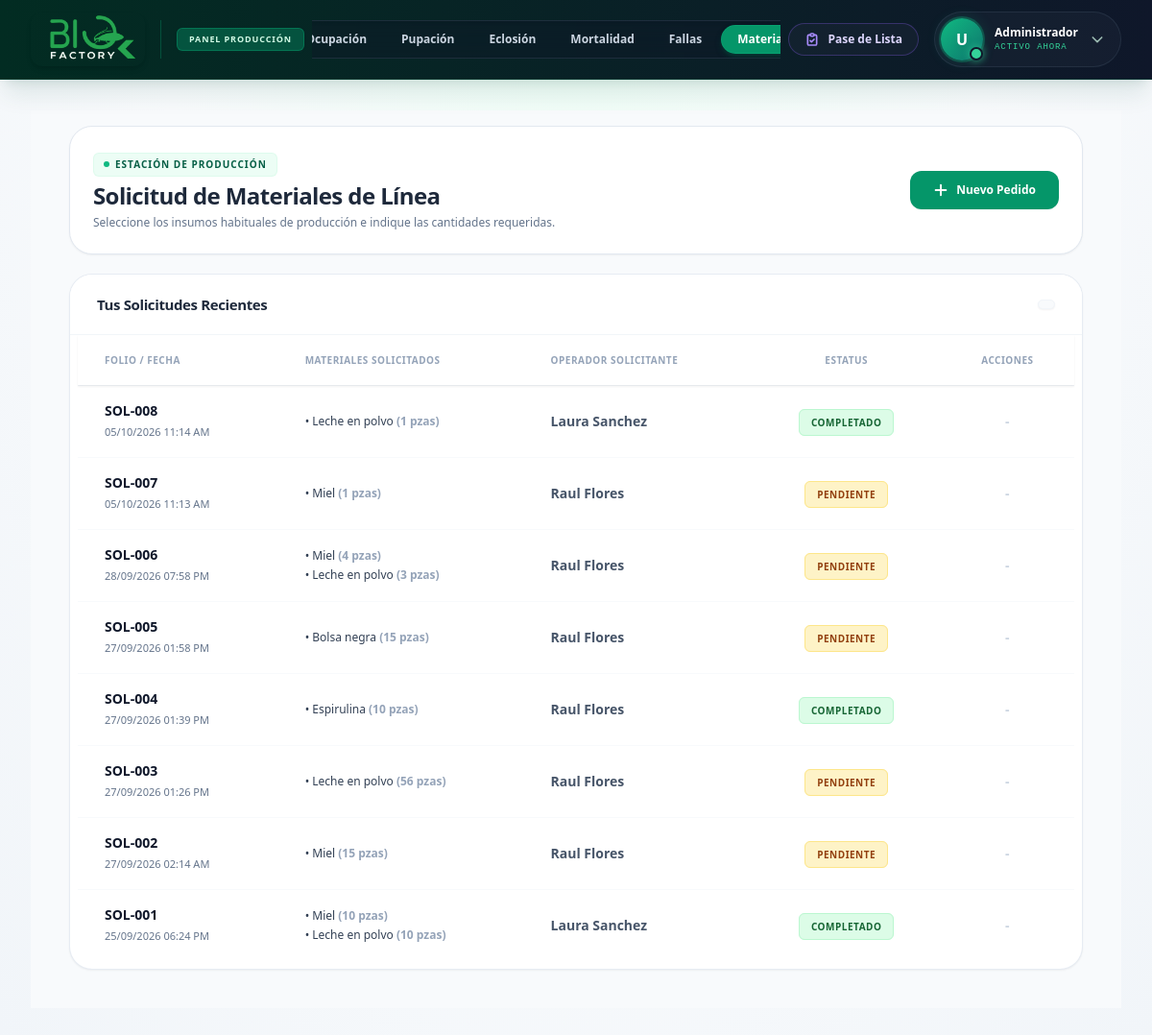
The page /piso/chrysopa/materiales on the database its author committed.
### tables this page shows
CREATE TABLE USUARIOS (
    id_usuario INTEGER PRIMARY KEY AUTOINCREMENT,
    id_area INTEGER,
    nombre_usuario VARCHAR(150) NOT NULL,
    puesto VARCHAR(100),
    nip_firma VARCHAR(50)
, estatus TEXT DEFAULT 'Activo');

CREATE TABLE "SOLICITUDES_MATERIAL" (
    "id_solicitud" INTEGER PRIMARY KEY AUTOINCREMENT,
    "id_area_solicitante" INTEGER,
    "id_operador" INTEGER,
    "fecha_solicitud" DATETIME DEFAULT CURRENT_TIMESTAMP,
    "estatus" TEXT
);

CREATE TABLE MATERIALES (

    id_material INTEGER PRIMARY KEY AUTOINCREMENT,

    id_area INTEGER,

    nombre_material VARCHAR(150) NOT NULL,

    presentacion VARCHAR(100)

);

### routes/prod_chrysopa.py (the view)
@prod_chrysopa_bp.route('/materiales')
def materiales():
    mis_solicitudes = []
    try:
        conn = get_db_connection()
        cursor = conn.cursor()
        cursor.execute("""
            SELECT SM.id_solicitud, SM.fecha_solicitud, SM.estatus, U.nombre_usuario, M.nombre_material, SD.cantidad_solicitada
            FROM SOLICITUDES_MATERIAL SM
            JOIN USUARIOS U ON SM.id_operador = U.id_usuario
            JOIN SOLICITUDES_DETALLE SD ON SM.id_solicitud = SD.id_solicitud
            JOIN MATERIALES M ON SD.id_material = M.id_material
            ORDER BY SM.id_solicitud DESC
        """)
        filas = cursor.fetchall()
        solicitudes_dict = {}
        for fila in filas:
            id_sol = fila['id_solicitud']
            if id_sol not in solicitudes_dict:
                fecha_formateada = fila['fecha_solicitud']
                if fecha_formateada:
                    try:
                        dt = datetime.strptime(fecha_formateada, '%Y-%m-%d %H:%M:%S')
                        fecha_formateada = dt.strftime('%d/%m/%Y %I:%M %p')
                    except ValueError:
                        pass
                solicitudes_dict[id_sol] = {
                    'id_solicitud': id_sol,
                    'fecha_solicitud': fecha_formateada,
                    'estatus': fila['estatus'],
                    'nombre_usuario': fila['nombre_usuario'],
                    'materiales': []
                }
            solicitudes_dict[id_sol]['materiales'].append({
                'nombre_material': fila['nombre_material'],
                'cantidad': fila['cantidad_solicitada']
            })
        mis_solicitudes = list(solicitudes_dict.values())
        conn.close()
    except Exception as e:
        print("Error al cargar materiales:", e)
    return render_template('produccion/materiales.html', origen='chrysopa', mis_solicitudes=mis_solicitudes)

### routes/prod_chrysopa.py (called while the page is built)
def get_db_connection():
    conn = sqlite3.connect('Bd_SIO-AGRO.db', isolation_level=None)
    conn.row_factory = sqlite3.Row
    return conn

### templates/produccion/materiales.html (shortened to what this page needs)
{% extends "produccion/base_produc.html" %}
{% block navbar_menu %}
<div class="flex items-center gap-1 p-1 bg-slate-900/40 rounded-full border border-slate-700/50 backdrop-blur-md shadow-inner">
    {% if origen == 'catopar' %}
        <a href="{{ url_for('prod_catopar.pre') }}" class="flex items-center gap-1.5 px-3 sm:px-4 py-1.5 rounded-full text-[11px] sm:text-xs font-bold text-slate-300 hover:text-white hover:bg-slate-700/50 transition-all whitespace-nowrap">
            Pre-Parasitismo
        </a>
        <a href="{{ url_for('prod_catopar.post') }}" class="flex items-center gap-1.5 px-3 sm:px-4 py-1.5 rounded-full text-[11px] sm:text-xs font-bold text-slate-300 hover:text-white hover:bg-slate-700/50 transition-all whitespace-nowrap">
            Post-Parasitismo
        </a>
        <a href="{{ url_for('prod_catopar.materiales') }}" class="flex items-center gap-1.5 px-3 sm:px-4 py-1.5 rounded-full text-[11px] sm:text-xs font-bold text-white bg-blue-600 shadow-md shadow-blue-900/50 border border-blue-500/30 transition-all cursor-default whitespace-nowrap">
            Solicitar Material
        </a>
    <!-- ==============================================
         MENÚ PARA CHRYSOPA (Tema Esmeralda)
         ============================================== -->
    {% elif origen == 'chrysopa' %}
        <a href="{{ url_for('prod_chrysopa.ocupacion') }}" class="flex items-center gap-1.5 px-3 sm:px-4 py-1.5 rounded-full text-[11px] sm:text-xs font-bold text-slate-300 hover:text-white hover:bg-slate-700/50 transition-all whitespace-nowrap">
            Ocupación
        </a>
        <a href="{{ url_for('prod_chrysopa.pupacion') }}" class="flex items-center gap-1.5 px-3 sm:px-4 py-1.5 rounded-full text-[11px] sm:text-xs font-bold text-slate-300 hover:text-white hover:bg-slate-700/50 transition-all whitespace-nowrap">
            Pupación
        </a>
        <a href="{{ url_for('prod_chrysopa.eclosion') }}" class="flex items-center gap-1.5 px-3 sm:px-4 py-1.5 rounded-full text-[11px] sm:text-xs font-bold text-slate-300 hover:text-white hover:bg-slate-700/50 transition-all whitespace-nowrap">
            Eclosión
        </a>
        <a href="{{ url_for('prod_chrysopa.mortalidad') }}" class="flex items-center gap-1.5 px-3 sm:px-4 py-1.5 rounded-full text-[11px] sm:text-xs font-bold text-slate-300 hover:text-white hover:bg-slate-700/50 transition-all whitespace-nowrap">
            Mortalidad
        </a>
        <a href="{{ url_for('prod_chrysopa.fallas') }}" class="flex items-center gap-1.5 px-3 sm:px-4 py-1.5 rounded-full text-[11px] sm:text-xs font-bold text-slate-300 hover:text-white hover:bg-slate-700/50 transition-all whitespace-nowrap">
            Fallas
        </a>
        <a href="{{ url_for('prod_chrysopa.materiales') }}" class="flex items-center gap-1.5 px-3 sm:px-4 py-1.5 rounded-full text-[11px] sm:text-xs font-bold text-white bg-emerald-600 shadow-md shadow-emerald-900/50 border border-emerald-500/30 transition-all cursor-default whitespace-nowrap">
            Material
        </a>
    {% endif %}
</div>
{% endblock %}
{% block content %}
    <main class="flex-1 overflow-y-auto px-6 pt-4 pb-10 lg:px-10 bg-slate-50">
        <div class="max-w-[1200px] mx-auto space-y-5">
            <div class="bg-white border border-slate-200 p-5 md:p-6 rounded-3xl shadow-sm flex flex-col sm:flex-row justify-between items-start sm:items-center gap-4">
                <div>
                    <div class="inline-flex items-center gap-1.5 px-2.5 py-1 rounded-md {% if origen == 'catopar' %}bg-blue-50 text-blue-800 border-blue-100/50{% else %}bg-emerald-50 text-emerald-800 border-emerald-100/50{% endif %} border text-[10px] font-bold tracking-widest uppercase mb-1">
                        <div class="w-1.5 h-1.5 rounded-full {% if origen == 'catopar' %}bg-blue-500{% else %}bg-emerald-500{% endif %}"></div>
                        Estación de Producción
                    </div>
                    <h1 class="text-2xl font-black text-slate-800 tracking-tight mb-1">Solicitud de Materiales de Línea</h1>
                    <p class="text-xs text-slate-500 font-medium">Seleccione los insumos habituales de producción e indique las cantidades requeridas.</p>
                </div>
                <button type="button" onclick="abrirModalNuevo()" class="{% if origen == 'catopar' %}bg-[#2563eb] hover:bg-[#1d4ed8]{% else %}bg-[#059669] hover:bg-[#047857]{% endif %} text-white text-xs font-bold py-3 px-6 rounded-xl shadow-sm transition-colors flex items-center gap-2 whitespace-nowrap">
                    <svg class="w-4 h-4 font-bold" fill="none" stroke="currentColor" viewBox="0 0 24 24"><path stroke-linecap="round" stroke-linejoin="round" stroke-width="3" d="M12 4v16m8-8H4"></path></svg>
                    Nuevo Pedido
                </button>
            </div>
            <div class="bg-white rounded-3xl shadow-sm border border-slate-200/80 overflow-hidden mt-6">
                <div class="bg-white px-7 py-5 border-b border-slate-100 flex justify-between items-center">
                    <h2 class="text-[15px] font-bold text-slate-800 tracking-tight">Tus Solicitudes Recientes</h2>
                    <span class="text-[10px] text-slate-400 font-mono bg-slate-50 border border-slate-100 px-2 py-1 rounded-md shadow-sm"></span>
                </div>
                <div class="overflow-x-auto table-container px-2 pb-2">
                    <table class="min-w-full text-sm">
                        <thead class="bg-white sticky top-0 z-10 shadow-sm">
                            <tr>
                                <th class="px-7 py-4 text-left font-extrabold text-slate-400 uppercase tracking-wider text-[10px] border-b border-slate-100">Folio / Fecha</th>
                                <th class="px-7 py-4 text-left font-extrabold text-slate-400 uppercase tracking-wider text-[10px] border-b border-slate-100">Materiales Solicitados</th>
                                <th class="px-7 py-4 text-left font-extrabold text-slate-400 uppercase tracking-wider text-[10px] border-b border-slate-100">Operador Solicitante</th>
                                <th class="px-7 py-4 text-center font-extrabold text-slate-400 uppercase tracking-wider text-[10px] border-b border-slate-100">Estatus</th>
                                <th class="px-7 py-4 text-center font-extrabold text-slate-400 uppercase tracking-wider text-[10px] border-b border-slate-100">Acciones</th>
                            </tr>
                        </thead>
                        <tbody class="divide-y divide-slate-50 bg-white">
                            {% for sol in mis_solicitudes %}
                            <tr class="hover:bg-slate-50 transition-colors">
                                <td class="px-7 py-4 whitespace-nowrap">
                                    <div class="font-bold text-slate-900 text-sm">SOL-00{{ sol.id_solicitud }}</div>
                                    <div class="text-[11px] text-slate-500 font-medium mt-0.5">{{ sol.fecha_solicitud }}</div>
                                </td>
                                <td class="px-7 py-4 font-medium text-slate-700 space-y-1">
                                    {% for mat in sol.materiales %}
                                        <span class="block text-xs">&bull; {{ mat.nombre_material }} <span class="text-slate-400 font-bold">({{ mat.cantidad }} pzas)</span></span>
                                    {% else %}
                                        <span class="text-slate-400 italic text-xs">Sin detalles</span>
                                    {% endfor %}
                                </td>
                                <td class="px-7 py-4 text-slate-600 font-semibold text-sm">
                                    {{ sol.nombre_usuario }}
                                </td>
                                <td class="px-7 py-4 whitespace-nowrap text-center">
                                    {% if sol.estatus|upper == 'PENDIENTE' %}
                                        <span class="px-3 py-1.5 rounded-md text-[10px] font-black bg-[#fef3c7] text-[#92400e] uppercase tracking-wider border border-[#fde68a]">{{ sol.estatus }}</span>
                                    {% elif sol.estatus|upper == 'AUTORIZADO' or sol.estatus|upper == 'COMPLETADO' %}
                                        <span class="px-3 py-1.5 rounded-md text-[10px] font-black {% if origen == 'catopar' %}bg-[#dbeafe] text-[#1e40af] border border-[#bfdbfe]{% else %}bg-[#dcfce7] text-[#166534] border border-[#bbf7d0]{% endif %} uppercase tracking-wider">{{ sol.estatus }}</span>
                                    {% elif sol.estatus|upper == 'RECHAZADO' %}
                                        <span class="px-3 py-1.5 rounded-md text-[10px] font-black bg-[#fee2e2] text-[#991b1b] uppercase tracking-wider border border-[#fecaca]">{{ sol.estatus }}</span>
                                    {% else %}
                                        <span class="px-3 py-1.5 rounded-md text-[10px] font-black bg-slate-100 text-slate-600 uppercase tracking-wider border border-slate-200">{{ sol.estatus }}</span>
                                    {% endif %}
                                </td>
                                <td class="px-7 py-4 whitespace-nowrap text-center">
                                    {% if sol.estatus|upper == 'RECHAZADO' %}
                                    <button type="button" onclick="abrirModalEdicion({{ sol.id_solicitud }})" class="text-blue-600 hover:text-white bg-blue-50 hover:bg-blue-600 border border-blue-200 hover:border-transparent p-2 rounded-xl transition-all shadow-sm inline-block" title="Corregir Solicitud">
                                        <svg class="w-4 h-4" fill="none" stroke="currentColor" viewBox="0 0 24 24"><path stroke-linecap="round" stroke-linejoin="round" stroke-width="2.5" d="M15.232 5.232l3.536 3.536m-2.036-5.036a2.5 2.5 0 113.536 3.536L6.5 21.036H3v-3.572L16.732 3.732z"></path></svg>
                                    </button>
                                    {% else %}
                                        <span class="text-slate-300 font-bold">-</span>
                                    {% endif %}
                                </td>
                            </tr>
                            {% else %}
                            <tr>
                                <td colspan="5" class="px-7 py-10 text-center text-slate-500 font-medium text-sm">No has realizado ninguna solicitud recientemente.</td>
                            </tr>
                            {% endfor %}
                        </tbody>
                    </table>
                </div>
            </div>
        </div>
    </main>
{% endblock %}

### rows shown on the page
USUARIOS: id_solicitud "8", fecha_solicitud "05/10/2026 11:14 AM", nombre_material "Leche en polvo", cantidad "1", nombre_usuario "Laura Sanchez", estatus "COMPLETADO", id_solicitud "1", fecha_solicitud "25/09/2026 06:24 PM", nombre_material "Miel", cantidad "10"
USUARIOS: id_solicitud "7", fecha_solicitud "05/10/2026 11:13 AM", nombre_material "Miel", cantidad "1", nombre_usuario "Raul Flores", estatus "PENDIENTE", id_solicitud "6", fecha_solicitud "28/09/2026 07:58 PM", cantidad "4", nombre_material "Leche en polvo", cantidad "3", id_solicitud "5", fecha_solicitud "27/09/2026 01:58 PM", nombre_material "Bolsa negra", cantidad "15", id_solicitud "4", fecha_solicitud "27/09/2026 01:39 PM", nombre_material "Espirulina", cantidad "10", estatus "COMPLETADO", id_solicitud "3", fecha_solicitud "27/09/2026 01:26 PM", cantidad "56", id_solicitud "2", fecha_solicitud "27/09/2026 02:14 AM"

### other values the page prints
{{ session.get('nombre', 'U')[0]|upper if session.get('nombre') else 'U' }} "U"
{{ session.get('nombre', 'Administrador') }} "Administrador"
